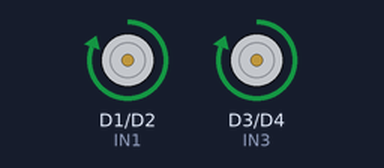
Recording of a sketch running on a simulated ESP8266 (NodeMCU). On the bench: motor-driver pin pairs drawn as motors (green arrow = first pin HIGH = forward, orange = second pin HIGH = backward, longer = more drive, scaled by the enable pin).

Above: at 1.0 s.
At 5.5 s:
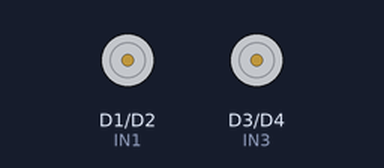
Timing chart, 0 to 6.9 s (numbered marks = the images above):
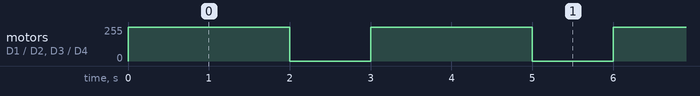

The sketch:

motor1sek.ino
```cpp
#define ENA D0
#define IN1 D1
#define IN2 D2
#define IN3 D3
#define IN4 D4
#define ENB D5

void setup() {
  // Sætter alle motorcontroller pins til output
  pinMode(ENA, OUTPUT);
  pinMode(IN1, OUTPUT);
  pinMode(IN2, OUTPUT);
  pinMode(IN3, OUTPUT);
  pinMode(IN4, OUTPUT);
  pinMode(ENB, OUTPUT);

  // Sætter motorerne til at starte i slukket tilstand
  digitalWrite(ENA, LOW);
  digitalWrite(ENB, LOW);
}

void loop() {
  // Tænder motorerne
  digitalWrite(ENA, HIGH);
  digitalWrite(IN1, HIGH);
  digitalWrite(IN2, LOW);
  digitalWrite(ENB, HIGH);
  digitalWrite(IN3, HIGH);
  digitalWrite(IN4, LOW);

  delay(2000); // Kører motorerne i 2 sekunder

  // Slukker motorerne
  digitalWrite(ENA, LOW);
  digitalWrite(IN1, LOW);
  digitalWrite(IN2, LOW);
  digitalWrite(ENB, LOW);
  digitalWrite(IN3, LOW);
  digitalWrite(IN4, LOW);

  delay(1000); // Vent i 1 sekund
}
```

Measured:
- by itself, motor on D1 (IN1) / D2 (IN2), motor on D3 (IN3) / D4 (IN4): alternates forward 255/255 for 2.0 s and stopped for 1.0 s
